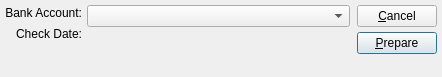
<ui version="4.0" >
 <author></author>
 <comment>This file is part of the xTuple ERP: PostBooks Edition, a free and
open source Enterprise Resource Planning software suite,
Copyright (c) 1999-2011 by OpenMFG LLC, d/b/a xTuple.
It is licensed to you under the Common Public Attribution License
version 1.0, the full text of which (including xTuple-specific Exhibits)
is available at www.xtuple.com/CPAL.  By using this software, you agree
to be bound by its terms.</comment>
 <class>prepareCheckRun</class>
 <widget class="QDialog" name="prepareCheckRun" >
  <property name="geometry" >
   <rect>
    <x>0</x>
    <y>0</y>
    <width>442</width>
    <height>77</height>
   </rect>
  </property>
  <property name="windowTitle" >
   <string>Prepare Check Run</string>
  </property>
  <layout class="QHBoxLayout" >
   <property name="spacing" >
    <number>7</number>
   </property>
   <property name="leftMargin" >
    <number>5</number>
   </property>
   <property name="topMargin" >
    <number>5</number>
   </property>
   <property name="rightMargin" >
    <number>5</number>
   </property>
   <property name="bottomMargin" >
    <number>5</number>
   </property>
   <item>
    <layout class="QVBoxLayout" >
     <property name="spacing" >
      <number>0</number>
     </property>
     <property name="leftMargin" >
      <number>0</number>
     </property>
     <property name="topMargin" >
      <number>0</number>
     </property>
     <property name="rightMargin" >
      <number>0</number>
     </property>
     <property name="bottomMargin" >
      <number>0</number>
     </property>
     <item>
      <layout class="QHBoxLayout" >
       <property name="spacing" >
        <number>5</number>
       </property>
       <property name="leftMargin" >
        <number>0</number>
       </property>
       <property name="topMargin" >
        <number>0</number>
       </property>
       <property name="rightMargin" >
        <number>0</number>
       </property>
       <property name="bottomMargin" >
        <number>0</number>
       </property>
       <item>
        <layout class="QVBoxLayout" >
         <property name="spacing" >
          <number>5</number>
         </property>
         <property name="leftMargin" >
          <number>0</number>
         </property>
         <property name="topMargin" >
          <number>0</number>
         </property>
         <property name="rightMargin" >
          <number>0</number>
         </property>
         <property name="bottomMargin" >
          <number>0</number>
         </property>
         <item>
          <widget class="QLabel" name="_bankaccntLit" >
           <property name="text" >
            <string>Bank Account:</string>
           </property>
           <property name="alignment" >
            <set>Qt::AlignRight|Qt::AlignTrailing|Qt::AlignVCenter</set>
           </property>
          </widget>
         </item>
         <item>
          <widget class="QLabel" name="_checkDateLit" >
           <property name="text" >
            <string>Check Date:</string>
           </property>
           <property name="alignment" >
            <set>Qt::AlignRight|Qt::AlignTrailing|Qt::AlignVCenter</set>
           </property>
          </widget>
         </item>
        </layout>
       </item>
       <item>
        <layout class="QVBoxLayout" >
         <property name="spacing" >
          <number>5</number>
         </property>
         <property name="leftMargin" >
          <number>0</number>
         </property>
         <property name="topMargin" >
          <number>0</number>
         </property>
         <property name="rightMargin" >
          <number>0</number>
         </property>
         <property name="bottomMargin" >
          <number>0</number>
         </property>
         <item>
          <widget class="XComboBox" name="_bankaccnt" >
           <property name="sizePolicy" >
            <sizepolicy vsizetype="Fixed" hsizetype="Expanding" >
             <horstretch>0</horstretch>
             <verstretch>0</verstretch>
            </sizepolicy>
           </property>
           <property name="allowNull" >
            <bool>true</bool>
           </property>
           <property name="type" >
            <enum>XComboBox::APBankAccounts</enum>
           </property>
          </widget>
         </item>
         <item>
          <layout class="QHBoxLayout" >
           <property name="spacing" >
            <number>0</number>
           </property>
           <property name="leftMargin" >
            <number>0</number>
           </property>
           <property name="topMargin" >
            <number>0</number>
           </property>
           <property name="rightMargin" >
            <number>0</number>
           </property>
           <property name="bottomMargin" >
            <number>0</number>
           </property>
          </layout>
         </item>
         <item>
          <layout class="QHBoxLayout" >
           <property name="spacing" >
            <number>0</number>
           </property>
           <property name="leftMargin" >
            <number>0</number>
           </property>
           <property name="topMargin" >
            <number>0</number>
           </property>
           <property name="rightMargin" >
            <number>0</number>
           </property>
           <property name="bottomMargin" >
            <number>0</number>
           </property>
           <item>
            <widget class="DLineEdit" name="_checkDate" >
             <property name="sizePolicy" >
              <sizepolicy vsizetype="Fixed" hsizetype="Preferred" >
               <horstretch>0</horstretch>
               <verstretch>0</verstretch>
              </sizepolicy>
             </property>
             <property name="maximumSize" >
              <size>
               <width>100</width>
               <height>32767</height>
              </size>
             </property>
            </widget>
           </item>
           <item>
            <spacer>
             <property name="orientation" >
              <enum>Qt::Horizontal</enum>
             </property>
             <property name="sizeType" >
              <enum>QSizePolicy::Expanding</enum>
             </property>
             <property name="sizeHint" >
              <size>
               <width>71</width>
               <height>10</height>
              </size>
             </property>
            </spacer>
           </item>
          </layout>
         </item>
        </layout>
       </item>
      </layout>
     </item>
     <item>
      <spacer>
       <property name="orientation" >
        <enum>Qt::Vertical</enum>
       </property>
       <property name="sizeType" >
        <enum>QSizePolicy::Expanding</enum>
       </property>
       <property name="sizeHint" >
        <size>
         <width>16</width>
         <height>16</height>
        </size>
       </property>
      </spacer>
     </item>
    </layout>
   </item>
   <item>
    <layout class="QVBoxLayout" >
     <property name="spacing" >
      <number>0</number>
     </property>
     <property name="leftMargin" >
      <number>0</number>
     </property>
     <property name="topMargin" >
      <number>0</number>
     </property>
     <property name="rightMargin" >
      <number>0</number>
     </property>
     <property name="bottomMargin" >
      <number>0</number>
     </property>
     <item>
      <layout class="QVBoxLayout" >
       <property name="spacing" >
        <number>5</number>
       </property>
       <property name="leftMargin" >
        <number>0</number>
       </property>
       <property name="topMargin" >
        <number>0</number>
       </property>
       <property name="rightMargin" >
        <number>0</number>
       </property>
       <property name="bottomMargin" >
        <number>0</number>
       </property>
       <item>
        <widget class="QPushButton" name="_close" >
         <property name="text" >
          <string>&amp;Cancel</string>
         </property>
        </widget>
       </item>
       <item>
        <widget class="QPushButton" name="_prepare" >
         <property name="text" >
          <string>&amp;Prepare</string>
         </property>
         <property name="autoDefault" >
          <bool>true</bool>
         </property>
         <property name="default" >
          <bool>true</bool>
         </property>
        </widget>
       </item>
      </layout>
     </item>
     <item>
      <spacer>
       <property name="orientation" >
        <enum>Qt::Vertical</enum>
       </property>
       <property name="sizeType" >
        <enum>QSizePolicy::Expanding</enum>
       </property>
       <property name="sizeHint" >
        <size>
         <width>10</width>
         <height>31</height>
        </size>
       </property>
      </spacer>
     </item>
    </layout>
   </item>
  </layout>
 </widget>
 <layoutdefault spacing="6" margin="11" />
 <pixmapfunction>qPixmapFromMimeSource</pixmapfunction>
 <customwidgets>
  <customwidget>
   <class>DLineEdit</class>
   <extends>QWidget</extends>
   <header>datecluster.h</header>
  </customwidget>
  <customwidget>
   <class>XComboBox</class>
   <extends>QComboBox</extends>
   <header>xcombobox.h</header>
  </customwidget>
 </customwidgets>
 <tabstops>
  <tabstop>_bankaccnt</tabstop>
  <tabstop>_checkDate</tabstop>
  <tabstop>_prepare</tabstop>
  <tabstop>_close</tabstop>
 </tabstops>
 <resources/>
 <connections>
  <connection>
   <sender>_close</sender>
   <signal>clicked()</signal>
   <receiver>prepareCheckRun</receiver>
   <slot>reject()</slot>
   <hints>
    <hint type="sourcelabel" >
     <x>20</x>
     <y>20</y>
    </hint>
    <hint type="destinationlabel" >
     <x>20</x>
     <y>20</y>
    </hint>
   </hints>
  </connection>
 </connections>
</ui>
